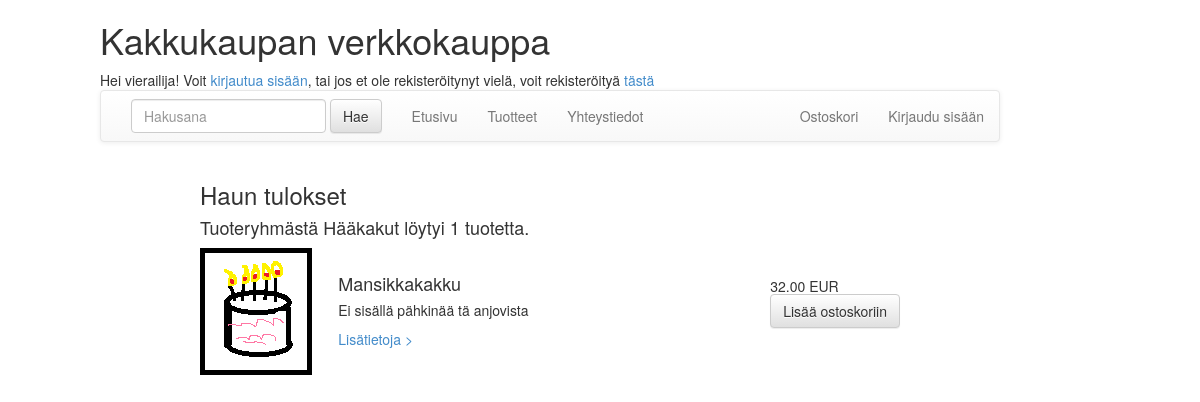
The page /lista.php?tuoteryhma=1 on the database its author committed.
### tables this page shows
CREATE TABLE Tuote
(
tuoteId INTEGER NOT NULL AUTO_INCREMENT,
tuoteryhmaId INTEGER,
nimi varchar(80) NOT NULL,
hinta DECIMAL(10,2) NOT NULL,
kuvaus varchar(3000),
PRIMARY KEY (tuoteId),
FOREIGN KEY (tuoteryhmaId) REFERENCES Tuoteryhma(tuoteryhmaId)
);

### libs/common.php (called while the page is built, shortened)
<?php
function naytaNakyma($sivu, $data = array()) {
    $data = (object) $data;
    require 'views/pohja.php';
    exit();
}

### libs/models/Tuote.php (called while the page is built, shortened)
<?php
require_once 'libs/tietokanta.php';
class Tuote {
    private $tuoteId;
    private $nimi;
    private $hinta;
    private $kuvaus;
    private $kuva;
    public static function haeTuoteryhmanTuotteet() {
        $tuoteryhma = func_get_arg(0);
        $montako = func_get_arg(1);
        $sivu = (func_get_arg(2) - 1) * $montako;
        $sql = "SELECT * FROM Tuote WHERE tuoteryhmaId = ? ORDER BY nimi LIMIT $sivu, $montako";
        $kysely = getTietokantayhteys()->prepare($sql);
        $kysely->execute(array($tuoteryhma));
        $tulokset = array();
        foreach ($kysely->fetchAll(PDO::FETCH_OBJ) as $tulos) {
            $tulokset[] = Tuote::tuloksenKasittely($tulos);
        }
        return $tulokset;
    }
    public static function tuloksenKasittely($tulos) {
        if ($tulos == null) {
            return null;
        } else {
            $tuote = new Tuote();
            $tuote->setTuoteId($tulos->tuoteId);
            $tuote->setTuoteryhmaId($tulos->tuoteryhmaId);
            $tuote->setNimi($tulos->nimi);
            $tuote->setHinta($tulos->hinta);
            $tuote->setKuvaus($tulos->kuvaus);
            $tuote->setKuva($tulos->kuva);
            return $tuote;
        }
    }
    public function getTuoteId() {
        return $this->tuoteId;
    }
    public function getNimi() {
        return $this->nimi;
    }
    public function getHinta() {
        return $this->hinta;
    }
    public function getKuvaus() {
        return $this->kuvaus;
    }
    public function getKuva() {
        return $this->kuva;
    }
    public function setKuva($kuva) {
        $this->kuva = $kuva;
    }
    public function setTuoteId($tuoteId) {
        $this->tuoteId = $tuoteId;
    }
    public function setNimi($nimi) {
        $this->nimi = $nimi;
    }
    public function setHinta($hinta) {
        $this->hinta = $hinta;
    }
    public function setKuvaus($kuvaus) {
        $this->kuvaus = $kuvaus;
    }
}

### libs/tietokanta.php (called while the page is built, shortened)
<?php
function getTietokantayhteys() {
  static $yhteys = null;
  if ($yhteys === null) {
    $yhteys = new PDO('mysql:unix_socket=/home/samkorho/mysql/socket;dbname=kakkukauppa', 'root', 'root');
    $yhteys->setAttribute(PDO::ATTR_ERRMODE, PDO::ERRMODE_EXCEPTION);
  }
  return $yhteys;
}

### views/lista.php (the view, shortened to what this page needs)
<h3>Haun tulokset</h3>
<h4><?php
    if (isset($data->hakusana)) {
        if ($data->hakusana != null) {
            echo 'Hakusanalla "', htmlspecialchars($data->hakusana);
            if ($data->tuotteita > 1) {
                echo '" löydettiin ', $data->tuotteita, " tuotetta.";
            } else if ($data->tuotteita == 1) {
                echo " löydettiin yksi tuote.";
            } else {
                echo " ei löydetty yhtään tuotetta.";
            }
        }
    } else if (isset($data->tuoteryhma)){
        echo "Tuoteryhmästä ", $data->tuoteryhma, " löytyi ", $data->tuotteita, " tuotetta.";
    }
    ?> </h4>
<table>
    <tbody>
        <?php foreach ($data->tuotteet as $tuote): ?>
            <tr>
                <td>
                    <a class="pull-left" href="#">
                        <img class="media-object" src="<?php echo "imgs/", $tuote->getKuva(); ?>" onerror="this.src='imgs/kakku.png'">
                    </a>
                </td>
                <td>
                    <h4 class="media-heading"><?php echo $tuote->getNimi(); ?></h4>
                    <h5><?php echo $tuote->getKuvaus(); ?> </h5>
                    <a href="tuote.php?id=<?php echo $tuote->getTuoteId(); ?>">Lisätietoja > </a>
                </td>
                <td>
                    <h5 class="pull-right"> <?php echo $tuote->getHinta(); ?> EUR <br>
                        <form class="form-horizontal" role="form" action="ostoskori.php" method="POST">
                            <div class="form-group">
                                <div class="col-md-5">
                                    <button type="submit" class="btn btn-default">Lisää ostoskoriin</button>
                                </div>
                            </div>
                        </form>
                    </h5>
                </td>
            </tr>
            <tr style="height:10px"></tr>
        <?php endforeach; ?>
    </tbody>
</table>

### rows shown on the page
tuote: nimi "Mansikkakakku", kuvaus "Ei sisällä pähkinää tä anjovista", hinta "32.00"

### other values the page prints
$data->tuoteryhma "Hääkakut"
$data->tuotteita "1"
